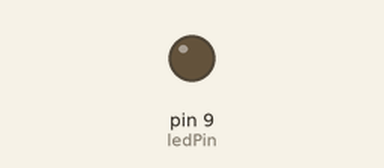
Bench run of a sketch on a simulated Arduino Uno, built with avr-gcc and run on an emulated ATmega328P. On the bench: output pins drawn as LEDs (lit = HIGH).

Above: at 0.15 s.
Timing chart, 0 to 1.6 s (numbered marks = the images above):
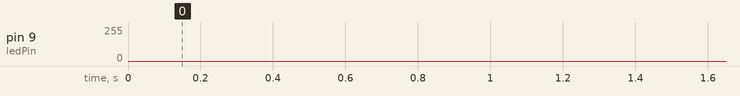

The sketch:

sponk_led_pwm.ino
```cpp
// define pin for led
const int ledPin = 9;

// set led pin to output
void setup() {
  pinMode(ledPin, OUTPUT);
}

// main loop
void loop() {
  // iterate to max output
  for (int i = 0; i <= 255; i++) {
    analogWrite(ledPin, i);
    delay(2);
  }
  // iterate to min output
  for (int i = 255; i >= 0; i--) {
    analogWrite(ledPin, i);
    delay(2);
  }
  // wait for a second
  delay(1000);
}
```
